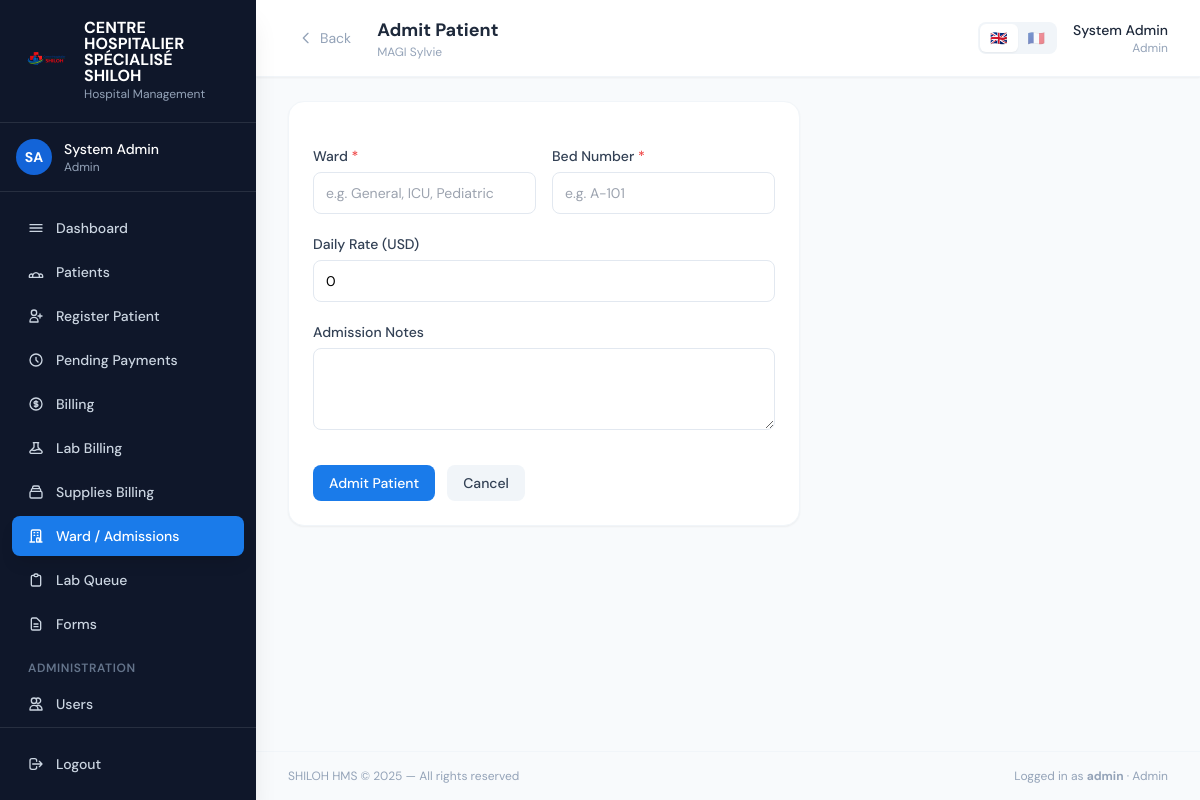
The app's page /admissions/admit/65/ (signed in) with its own data.
### core/models.py (models this page shows, shortened)
class HospitalSettings(models.Model):
    hospital_name = models.CharField(
        max_length=200, default='Hospital',
        help_text="Hospital name shown on receipts and the login page"
    )
    logo = models.ImageField(
        upload_to='hospital_logo/', null=True, blank=True,
        help_text="Logo shown on login page, receipts, and as favicon"
    )
    logo_size = models.CharField(
        max_length=10, choices=LogoSize.choices, default=LogoSize.MEDIUM,
        help_text="Display size of the logo on the login page and sidebar"
    )
    consultation_fee = models.DecimalField(
        max_digits=12, decimal_places=2, default=0,
        help_text="Standard consultation fee in CDF"
    )
    fixed_fee = models.DecimalField(
        max_digits=14, decimal_places=2, default=46136.71,
        help_text="Fixed administrative fee in CDF added to every bill"
    )
    currency = models.CharField(
        max_length=10, default='CDF',
        help_text="Primary currency code or symbol (e.g. CDF, RWF, KES)"
    )
    language = models.CharField(
        max_length=10,
        choices=[('en', 'English'), ('fr', 'Français')],
        default='en',
        help_text="System-wide display language for all users"
    )
    updated_at = models.DateTimeField(auto_now=True)
    updated_by = models.ForeignKey(
        'User', null=True, blank=True, on_delete=models.SET_NULL, related_name='settings_updated'
    )
    class Meta:
        verbose_name = "Hospital Settings"
    @classmethod
    def get(cls):
        obj, _ = cls.objects.get_or_create(pk=1)
        return obj

class User(AbstractUser):
    role = models.CharField(max_length=20, choices=Role.choices, default=Role.RECEPTIONIST)
    specialty = models.CharField(
        max_length=30, choices=Specialty.choices, blank=True, default='',
        help_text="Only applicable for doctors"
    )
    phone = models.CharField(max_length=20, blank=True)
    is_deleted = models.BooleanField(default=False)
    must_change_password = models.BooleanField(default=False)
    preferred_language = models.CharField(
        max_length=5, choices=Language.choices, blank=True, default='',
        help_text="If blank, the hospital's default system language is used."
    )
    created_by = models.ForeignKey(
        'self', null=True, blank=True, on_delete=models.SET_NULL, related_name='created_users'
    )

### patients/models.py (models this page shows, shortened)
class Visit(models.Model):
    patient = models.ForeignKey(Patient, on_delete=models.CASCADE, related_name='visits')
    doctor = models.ForeignKey(User, on_delete=models.SET_NULL, null=True, related_name='assigned_visits',
                                limit_choices_to={'role': 'doctor'})
    assigned_by = models.ForeignKey(User, on_delete=models.SET_NULL, null=True, related_name='created_visits')
    status = models.CharField(max_length=20, choices=VisitStatus.choices, default=VisitStatus.PENDING)
    needs_triage = models.BooleanField(default=True, help_text="If True, patient must be seen by a nurse before the doctor.")
    notes = models.TextField(blank=True)
    is_deleted = models.BooleanField(default=False)
    created_at = models.DateTimeField(auto_now_add=True)
    updated_at = models.DateTimeField(auto_now=True)
    class Meta:
        ordering = ['-created_at']

class Patient(models.Model):
    patient_id = models.CharField(max_length=20, unique=True, editable=False)
    full_name = models.CharField(max_length=200)
    age = models.PositiveIntegerField()
    gender = models.CharField(max_length=1, choices=Gender.choices)
    phone = models.CharField(max_length=20)
    address = models.TextField()
    insurance = models.ForeignKey(Insurance, null=True, blank=True, on_delete=models.SET_NULL)
    registered_by = models.ForeignKey(User, on_delete=models.SET_NULL, null=True, related_name='registered_patients')
    is_deleted = models.BooleanField(default=False)
    created_at = models.DateTimeField(auto_now_add=True)
    updated_at = models.DateTimeField(auto_now=True)
    class Meta:
        ordering = ['-created_at']

### admissions/views.py (the view, shortened to what this page needs)
# urls.py: path('admit/<int:visit_pk>/', views.admission_create, name='admission_create'),
@role_required('doctor', 'admin')
def admission_create(request, visit_pk):
    visit = get_object_or_404(Visit, pk=visit_pk, is_deleted=False)
    if request.user.role == Role.DOCTOR and visit.doctor != request.user:
        messages.error(request, "Access denied.")
        return redirect('dashboard')
    if hasattr(visit, 'admission'):
        messages.warning(request, "Patient is already admitted.")
        return redirect('visit_detail', pk=visit_pk)
    return render(request, 'admissions/admission_form.html', {'visit': visit})

### templates/admissions/admission_form.html (shortened to what this page needs)
{% extends 'base.html' %}
{% load i18n %}
{% block page_title %}Admit Patient{% endblock %}
{% block page_subtitle %}{{ visit.patient.full_name }}{% endblock %}
{% block content %}
<div class="max-w-lg">
<div class="card">
  <form method="post" class="space-y-5">
    <div class="grid grid-cols-2 gap-4">
      <div><label class="form-label">Ward <span class="text-red-500">*</span></label><input name="ward" required class="form-input" placeholder="e.g. General, ICU, Pediatric" /></div>
      <div><label class="form-label">Bed Number <span class="text-red-500">*</span></label><input name="bed_number" required class="form-input" placeholder="e.g. A-101" /></div>
    </div>
    <div><label class="form-label">Daily Rate ({{ currency }})</label><input type="number" name="daily_rate" min="0" step="0.01" class="form-input" value="0" /></div>
    <div><label class="form-label">Admission Notes</label><textarea name="admission_notes" class="form-input" rows="3"></textarea></div>
    <div class="flex gap-3 pt-2">
      <button type="submit" class="btn-primary">Admit Patient</button>
      <a href="{% url 'visit_detail' pk=visit.pk %}" class="btn-secondary">Cancel</a>
    </div>
  </form>
</div>
</div>
{% endblock %}

### templates/base.html (shortened to what this page needs)
{% load i18n %}<!DOCTYPE html>
<html lang="{{ request.LANGUAGE_CODE|default:'en' }}">
<head>
  <script src="https://cdn.tailwindcss.com"></script>
</head>
<body class="bg-slate-50 min-h-screen flex">
{% if user.is_authenticated %}
<aside class="w-64 h-screen bg-slate-900 flex flex-col fixed top-0 left-0 z-40 shadow-xl overflow-hidden">
  <div class="px-6 py-5 border-b border-white/10">
    <div class="flex items-center gap-3">
      {% if hospital_logo_url %}
      <img src="{{ hospital_logo_url }}" alt="{{ hospital_name }}"
           style="width:{{ logo_size_px }};height:{{ logo_size_px }};max-width:48px;max-height:48px"
           class="object-contain rounded-xl shrink-0" />
      {% endif %}
      <div>
        <div class="text-white font-bold text-base leading-none">{{ hospital_name|upper }}</div>
        <div class="text-slate-400 text-xs mt-0.5">{% trans "Hospital Management" %}</div>
      </div>
    </div>
  </div>
  <div class="px-4 py-4 border-b border-white/10">
    <div class="flex items-center gap-3">
      <div class="w-9 h-9 bg-brand-700 rounded-full flex items-center justify-center text-white text-sm font-bold">
        {{ user.first_name|first|upper }}{{ user.last_name|first|upper }}
      </div>
      <div class="flex-1 min-w-0">
        <div class="text-white text-sm font-medium truncate">{{ user.get_full_name }}</div>
        <div class="text-slate-400 text-xs capitalize">{{ user.get_role_display }}</div>
      </div>
    </div>
  </div>
  <nav class="flex-1 px-3 py-4 space-y-1 overflow-y-auto">
    <a href="{% url 'dashboard' %}" class="sidebar-link {% if request.resolver_match.url_name == 'dashboard' %}active{% endif %}">
      <svg class="w-4 h-4" fill="none" viewBox="0 0 24 24" stroke="currentColor"><path stroke-linecap="round" stroke-linejoin="round" stroke-width="2" d="M3 7h18M3 12h18M3 17h18"/></svg>
      {% trans "Dashboard" %}
    </a>
    {% if user.role != 'accountant' and user.role != 'lab_technician' %}
    <a href="{% url 'patient_list' %}" class="sidebar-link {% if 'patient' in request.resolver_match.url_name %}active{% endif %}">
      {% trans "Patients" %}
    </a>
    {% endif %}
    {% if user.role == 'receptionist' or user.role == 'admin' %}
    <a href="{% url 'patient_register' %}" class="sidebar-link {% if request.resolver_match.url_name == 'patient_register' %}active{% endif %}">
      <svg class="w-4 h-4" fill="none" viewBox="0 0 24 24" stroke="currentColor"><path stroke-linecap="round" stroke-linejoin="round" stroke-width="2" d="M18 9v3m0 0v3m0-3h3m-3 0h-3m-2-5a4 4 0 11-8 0 4 4 0 018 0zM3 20a6 6 0 0112 0v1H3v-1z"/></svg>
      {% trans "Register Patient" %}
    </a>
    {% endif %}
    {% if user.role == 'accountant' or user.role == 'admin' %}
    <a href="{% url 'pending_billing_list' %}" class="sidebar-link {% if 'pending_billing' in request.resolver_match.url_name %}active{% endif %}">
      <svg class="w-4 h-4" fill="none" viewBox="0 0 24 24" stroke="currentColor"><path stroke-linecap="round" stroke-linejoin="round" stroke-width="2" d="M12 8v4l3 3m6-3a9 9 0 11-18 0 9 9 0 0118 0z"/></svg>
      {% trans "Pending Payments" %}
    </a>
    <a href="{% url 'billing_dashboard' %}" class="sidebar-link {% if 'billing_dashboard' == request.resolver_match.url_name or 'payment' in request.resolver_match.url_name %}active{% endif %}">
      {% trans "Billing" %}
    </a>
    <a href="{% url 'lab_billing_list' %}" class="sidebar-link {% if 'lab_billing' in request.resolver_match.url_name or 'lab_payment' in request.resolver_match.url_name %}active{% endif %}">
      {% trans "Lab Billing" %}
    </a>
    <a href="{% url 'supplies_billing_list' %}" class="sidebar-link {% if 'supplies_billing' in request.resolver_match.url_name %}active{% endif %}">
      <svg class="w-4 h-4" fill="none" viewBox="0 0 24 24" stroke="currentColor"><path stroke-linecap="round" stroke-linejoin="round" stroke-width="2" d="M19 11H5m14 0a2 2 0 012 2v6a2 2 0 01-2 2H5a2 2 0 01-2-2v-6a2 2 0 012-2m14 0V9a2 2 0 00-2-2M5 11V9a2 2 0 012-2m0 0V5a2 2 0 012-2h6a2 2 0 012 2v2M7 7h10"/></svg>
      {% trans "Supplies Billing" %}
    </a>
    {% endif %}
    {% if user.role == 'nurse' or user.role == 'admin' %}
    <a href="{% url 'admission_list' %}" class="sidebar-link {% if 'admission' in request.resolver_match.url_name %}active{% endif %}">
      <svg class="w-4 h-4" fill="none" viewBox="0 0 24 24" stroke="currentColor"><path stroke-linecap="round" stroke-linejoin="round" stroke-width="2" d="M19 21V5a2 2 0 00-2-2H7a2 2 0 00-2 2v16m14 0h2m-2 0h-5m-9 0H3m2 0h5M9 7h1m-1 4h1m4-4h1m-1 4h1m-2 10v-5a1 1 0 011-1h2a1 1 0 011 1v5m-4 0h4"/></svg>
      {% trans "Ward / Admissions" %}
    </a>
    {% endif %}
    {% if user.role == 'lab_technician' or user.role == 'admin' %}
    <a href="{% url 'lab_queue' %}" class="sidebar-link {% if 'lab' in request.resolver_match.url_name %}active{% endif %}">
      <svg class="w-4 h-4" fill="none" viewBox="0 0 24 24" stroke="currentColor"><path stroke-linecap="round" stroke-linejoin="round" stroke-width="2" d="M9 5H7a2 2 0 00-2 2v12a2 2 0 002 2h10a2 2 0 002-2V7a2 2 0 00-2-2h-2M9 5a2 2 0 002 2h2a2 2 0 002-2M9 5a2 2 0 012-2h2a2 2 0 012 2"/></svg>
      {% trans "Lab Queue" %}
    </a>
    {% endif %}
    <a href="{% url 'forms_library' %}" class="sidebar-link {% if 'forms' in request.resolver_match.url_name %}active{% endif %}">
      <svg class="w-4 h-4" fill="none" viewBox="0 0 24 24" stroke="currentColor"><path stroke-linecap="round" stroke-linejoin="round" stroke-width="2" d="M9 12h6m-6 4h6m2 5H7a2 2 0 01-2-2V5a2 2 0 012-2h5.586a1 1 0 01.707.293l5.414 5.414a1 1 0 01.293.707V19a2 2 0 01-2 2z"/></svg>
      {% trans "Forms" %}
    </a>
    {% if user.role == 'admin' %}
    <div class="pt-3 pb-1 px-4 text-xs font-semibold text-slate-500 uppercase tracking-wider">{% trans "Administration" %}</div>
    <a href="{% url 'user_list' %}" class="sidebar-link {% if 'user' in request.resolver_match.url_name %}active{% endif %}">
      <svg class="w-4 h-4" fill="none" viewBox="0 0 24 24" stroke="currentColor"><path stroke-linecap="round" stroke-linejoin="round" stroke-width="2" d="M12 4.354a4 4 0 110 5.292M15 21H3v-1a6 6 0 0112 0v1zm0 0h6v-1a6 6 0 00-9-5.197M13 7a4 4 0 11-8 0 4 4 0 018 0z"/></svg>
      {% trans "Users" %}
    </a>
    {% endif %}
  </nav>
  <div class="px-3 py-4 border-t border-white/10">
    <a href="{% url 'logout' %}" class="sidebar-link text-red-400 hover:bg-red-500/10 hover:text-red-300">
      <svg class="w-4 h-4" fill="none" viewBox="0 0 24 24" stroke="currentColor"><path stroke-linecap="round" stroke-linejoin="round" stroke-width="2" d="M17 16l4-4m0 0l-4-4m4 4H7m6 4v1a3 3 0 01-3 3H6a3 3 0 01-3-3V7a3 3 0 013-3h4a3 3 0 013 3v1"/></svg>
      {% trans "Logout" %}
    </a>
  </div>
</aside>
<div class="ml-64 flex-1 flex flex-col min-h-screen">
  <header class="bg-white border-b border-slate-100 px-8 py-4 flex items-center justify-between sticky top-0 z-30 shadow-sm">
    <div class="flex items-center gap-4">
      <button onclick="history.back()"
              class="flex items-center gap-1.5 text-slate-400 hover:text-slate-700 hover:bg-slate-100 px-2.5 py-1.5 rounded-lg transition-colors text-sm"
              title="Go back">
        <svg class="w-4 h-4" fill="none" viewBox="0 0 24 24" stroke="currentColor"><path stroke-linecap="round" stroke-linejoin="round" stroke-width="2" d="M15 19l-7-7 7-7"/></svg>
        {% trans "Back" %}
      </button>
      <div>
        <h1 class="text-lg font-bold text-slate-800">{% block page_title %}Dashboard{% endblock %}</h1>
        <p class="text-xs text-slate-400">{% block page_subtitle %}{% endblock %}</p>
      </div>
    </div>
    <div class="flex items-center gap-4">
      <form method="post" action="{% url 'set_my_language' %}" class="flex items-center bg-slate-100 rounded-lg p-0.5">
        <button type="submit" name="language" value="en" title="English"
                class="px-2.5 py-1 rounded-md text-sm transition-colors {% if user.preferred_language == 'en' or not user.preferred_language %}bg-white shadow-sm{% else %}opacity-50 hover:opacity-80{% endif %}">
          🇬🇧
        </button>
        <button type="submit" name="language" value="fr" title="Français"
                class="px-2.5 py-1 rounded-md text-sm transition-colors {% if user.preferred_language == 'fr' %}bg-white shadow-sm{% else %}opacity-50 hover:opacity-80{% endif %}">
          🇫🇷
        </button>
      </form>
      <a href="{% url 'my_profile' %}" class="text-right hover:opacity-70 transition-opacity">
        <div class="text-sm font-medium text-slate-800">{{ user.get_full_name }}</div>
        <div class="text-xs text-slate-400 capitalize">{{ user.get_role_display }}</div>
      </a>
    </div>
  </header>
  <main class="flex-1 px-8 py-6">
{% else %}
<div class="flex-1">
{% endif %}
{% block content %}{% endblock %}
{% if user.is_authenticated %}
  </main>
  <footer class="px-8 py-4 border-t border-slate-100 text-xs text-slate-400 flex justify-between">
    <span>SHILOH HMS &copy; 2025 — {% trans "All rights reserved" %}</span>
    <span>{% trans "Logged in as" %} <strong>{{ user.username }}</strong> · <span class="capitalize">{{ user.get_role_display }}</span></span>
  </footer>
</div>
{% else %}
</div>
{% endif %}
</body>
</html>

### templates/base.html (style rules this page uses)
body { font-family: 'DM Sans', sans-serif; }
.sidebar-link { @apply flex items-center gap-3 px-4 py-2.5 rounded-lg text-slate-300 hover:bg-white/10 hover:text-white transition-all text-sm font-medium; }
.sidebar-link.active { @apply bg-brand-600 text-white shadow-lg; }
.card { @apply bg-white rounded-2xl shadow-sm border border-slate-100 p-6; }
.btn-primary { @apply inline-flex items-center gap-2 bg-brand-600 hover:bg-brand-700 text-white px-4 py-2 rounded-lg text-sm font-medium transition-colors; }
.btn-secondary { @apply inline-flex items-center gap-2 bg-slate-100 hover:bg-slate-200 text-slate-700 px-4 py-2 rounded-lg text-sm font-medium transition-colors; }
.form-input { @apply w-full border border-slate-200 rounded-lg px-3 py-2.5 text-sm focus:outline-none focus:ring-2 focus:ring-brand-500 focus:border-transparent transition-all; }
.form-label { @apply block text-sm font-medium text-slate-700 mb-1.5; }

### records on screen
HospitalSettings: hospital_name "CENTRE HOSPITALIER SPÉCIALISÉ SHILOH", currency "USD"
User: first_name|first "S", last_name|first "A", get_full_name "System Admin", role "Admin", username "admin"
Visit: patient.full_name "MAGI Sylvie"
